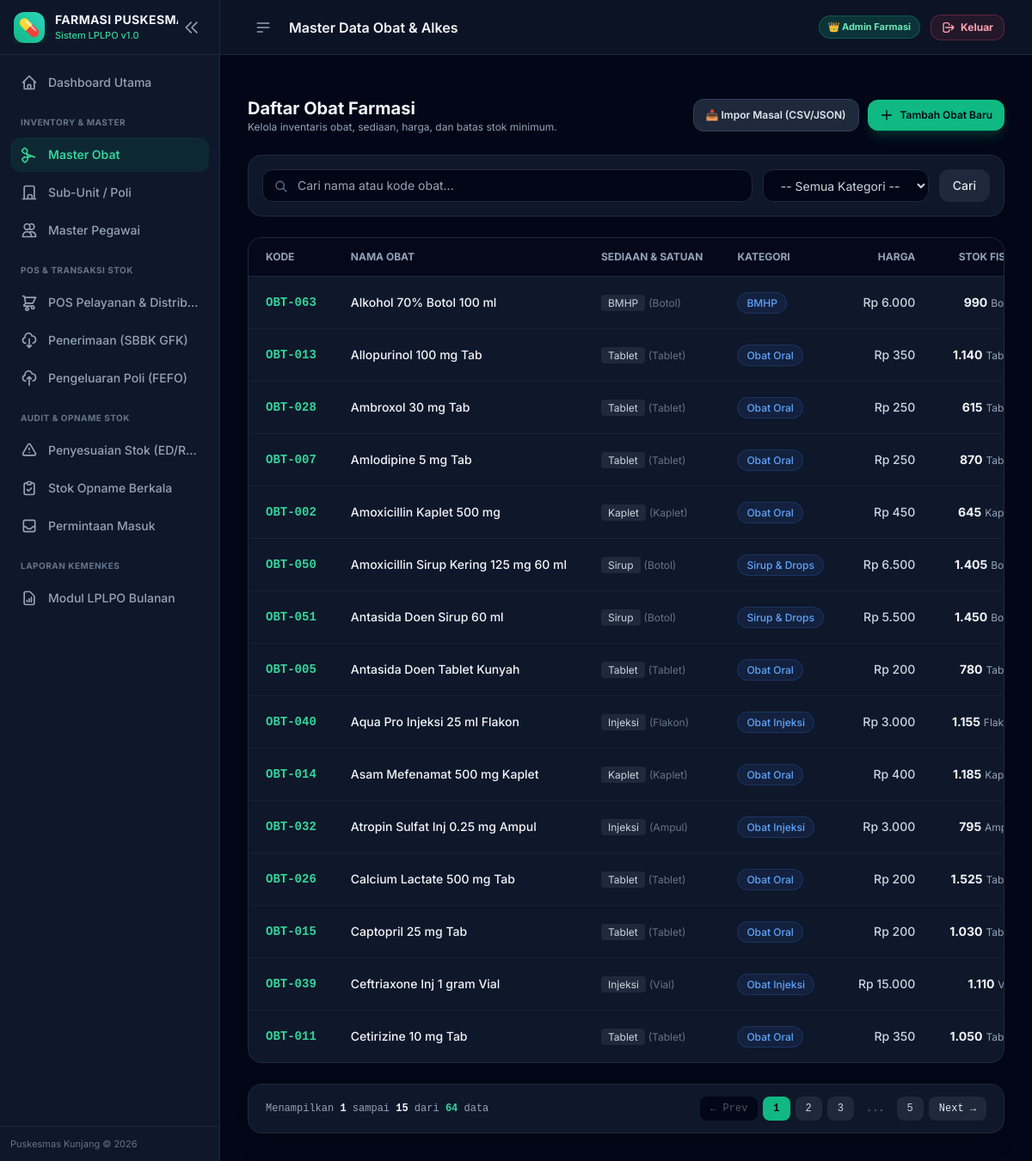
The page /obat/ (signed in) on the database as committed earlier.
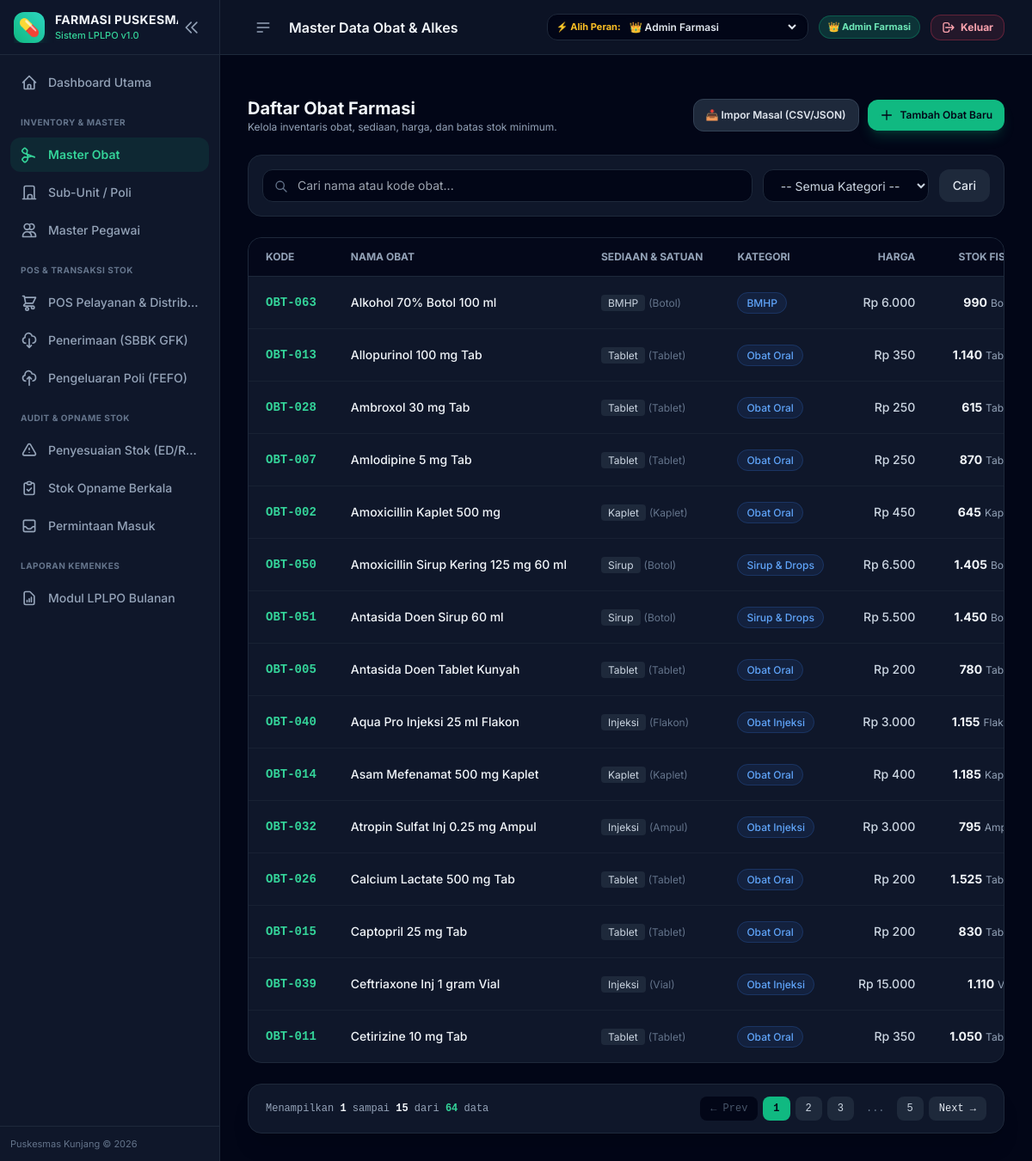
The same page on the database as committed later.
### app/models.py (models this page shows, shortened)
class BaseModel(db.Model):
    __abstract__ = True

class Obat(BaseModel):
    __tablename__ = 'obat'
    id = db.Column(db.Integer, primary_key=True)
    kode_obat = db.Column(db.String(50), unique=True, nullable=False, index=True)
    nama_obat = db.Column(db.String(150), nullable=False)
    bentuk_sediaan = db.Column(db.String(50), default='Tablet')
    satuan = db.Column(db.String(30), default='Tablet')
    kategori = db.Column(db.String(50), default='Generik')
    harga_satuan = db.Column(db.Float, default=0.0)
    stok_minimum = db.Column(db.Integer, default=10)
    buffer_percent = db.Column(db.Float, default=0.20)
    created_at = db.Column(db.DateTime, default=datetime.utcnow)
    batches = db.relationship('BatchObat', backref='obat', lazy=True, cascade="all, delete-orphan")
    @property
    def total_stok(self):
        return sum(batch.stok_sekarang for batch in self.batches if batch.stok_sekarang > 0)
    @property
    def batch_terdekat_ed(self):
        active_batches = [b for b in self.batches if b.stok_sekarang > 0]
        if not active_batches:
            return None
        return min(active_batches, key=lambda b: b.expired_date)

class BatchObat(BaseModel):
    __tablename__ = 'batch_obat'
    id = db.Column(db.Integer, primary_key=True)
    obat_id = db.Column(db.Integer, db.ForeignKey('obat.id'), nullable=False)
    no_batch = db.Column(db.String(50), nullable=False)
    expired_date = db.Column(db.Date, nullable=False)
    stok_awal = db.Column(db.Integer, default=0)
    stok_sekarang = db.Column(db.Integer, default=0)
    sumber_dana = db.Column(db.String(50), default='APBD')
    harga_batch = db.Column(db.Float, default=0.0)
    created_at = db.Column(db.DateTime, default=datetime.utcnow)
    @property
    def days_until_expired(self):
        if not self.expired_date:
            return 9999
        return (self.expired_date - date.today()).days

### app/routes/obat.py (the view)
@obat_bp.route('/')
def list_obat():
    page = request.args.get('page', 1, type=int)
    query = request.args.get('q', '').strip()
    kategori_filter = request.args.get('kategori', '').strip()
    obats_query = Obat.query
    if query:
        obats_query = obats_query.filter(
            (Obat.nama_obat.ilike(f'%{query}%')) |
            (Obat.kode_obat.ilike(f'%{query}%'))
        )
    if kategori_filter:
        obats_query = obats_query.filter(Obat.kategori == kategori_filter)
    pagination = obats_query.order_by(Obat.nama_obat.asc()).paginate(page=page, per_page=15, error_out=False)
    obats = pagination.items
    kategori_list = db.session.query(Obat.kategori).distinct().all()
    kategori_list = [k[0] for k in kategori_list if k[0]]
    return render_template('obat/list.html', obats=obats, pagination=pagination, query=query, kategori_list=kategori_list, selected_kategori=kategori_filter)

### app/templates/obat/list.html (shortened to what the changed rows need)
{% extends 'base.html' %}
{% block header_title %}Master Data Obat & Alkes{% endblock %}
{% block content %}
<div class="space-y-6">
    <div class="bg-slate-900 rounded-2xl border border-slate-800 overflow-hidden">
        <div class="overflow-x-auto">
            <table class="w-full text-sm text-left">
                <thead class="text-xs uppercase bg-slate-950/80 text-slate-400 border-b border-slate-800 whitespace-nowrap">
                    <tr>
                        <th class="px-5 py-3.5">Kode</th>
                        <th class="px-5 py-3.5">Nama Obat</th>
                        <th class="px-5 py-3.5">Sediaan & Satuan</th>
                        <th class="px-5 py-3.5">Kategori</th>
                        <th class="px-5 py-3.5 text-right">Harga</th>
                        <th class="px-5 py-3.5 text-right">Stok Fisik</th>
                    </tr>
                </thead>
                <tbody class="divide-y divide-slate-800/60">
                    {% if obats %}
                        {% for o in obats %}
                        <tr class="hover:bg-slate-800/40 transition-colors">
                            <td class="px-5 py-4 font-mono font-semibold text-emerald-400 whitespace-nowrap">{{ o.kode_obat }}</td>
                            <td class="px-5 py-4 font-medium text-slate-100 max-w-xs truncate">
                                <a href="{{ url_for('obat.detail_obat', id=o.id) }}" class="hover:text-emerald-400 hover:underline">
                                    {{ o.nama_obat }}
                                </a>
                            </td>
                            <td class="px-5 py-4 text-slate-400 whitespace-nowrap">
                                <span class="px-2 py-0.5 rounded text-xs bg-slate-800 text-slate-300">{{ o.bentuk_sediaan }}</span>
                                <span class="text-xs text-slate-500">({{ o.satuan }})</span>
                            </td>
                            <td class="px-5 py-4 whitespace-nowrap">
                                <span class="px-2.5 py-1 rounded-full text-xs font-medium bg-blue-500/10 text-blue-400 border border-blue-500/20">
                                    {{ o.kategori }}
                                </span>
                            </td>
                            <td class="px-5 py-4 text-right font-medium text-slate-300 whitespace-nowrap">
                                {{ o.harga_satuan|currency }}
                            </td>
                            <td class="px-5 py-4 text-right whitespace-nowrap">
                                {% if o.total_stok <= o.stok_minimum %}
                                    <span class="px-2.5 py-1 rounded-lg text-xs font-bold bg-rose-500/10 text-rose-400 border border-rose-500/20">
                                        {{ o.total_stok|number }} {{ o.satuan }} (Kritis)
                                    </span>
                                {% else %}
                                    <span class="font-bold text-slate-100">{{ o.total_stok|number }}</span> <span class="text-xs text-slate-400">{{ o.satuan }}</span>
                                {% endif %}
                            </td>
                                {% set ed_batch = o.batch_terdekat_ed %}
                        </tr>
                        {% endfor %}
                    {% else %}
                        <tr>
                            <td colspan="8" class="text-center py-8 text-slate-500 text-sm">
                                Tidak ada data obat ditemukan.
                            </td>
                        </tr>
                    {% endif %}
                </tbody>
            </table>
        </div>
    </div>
</div>
{% endblock %}

Rows that differ between the two databases and show on the page:
changed through a linked row, Obat "OBT-015": total_stok|number "1.030" → "830"
Other text that changed with them:
form field value: (not shown) → "👑 Admin Farmasi"
text now shown: "⚡ Alih Peran:"
